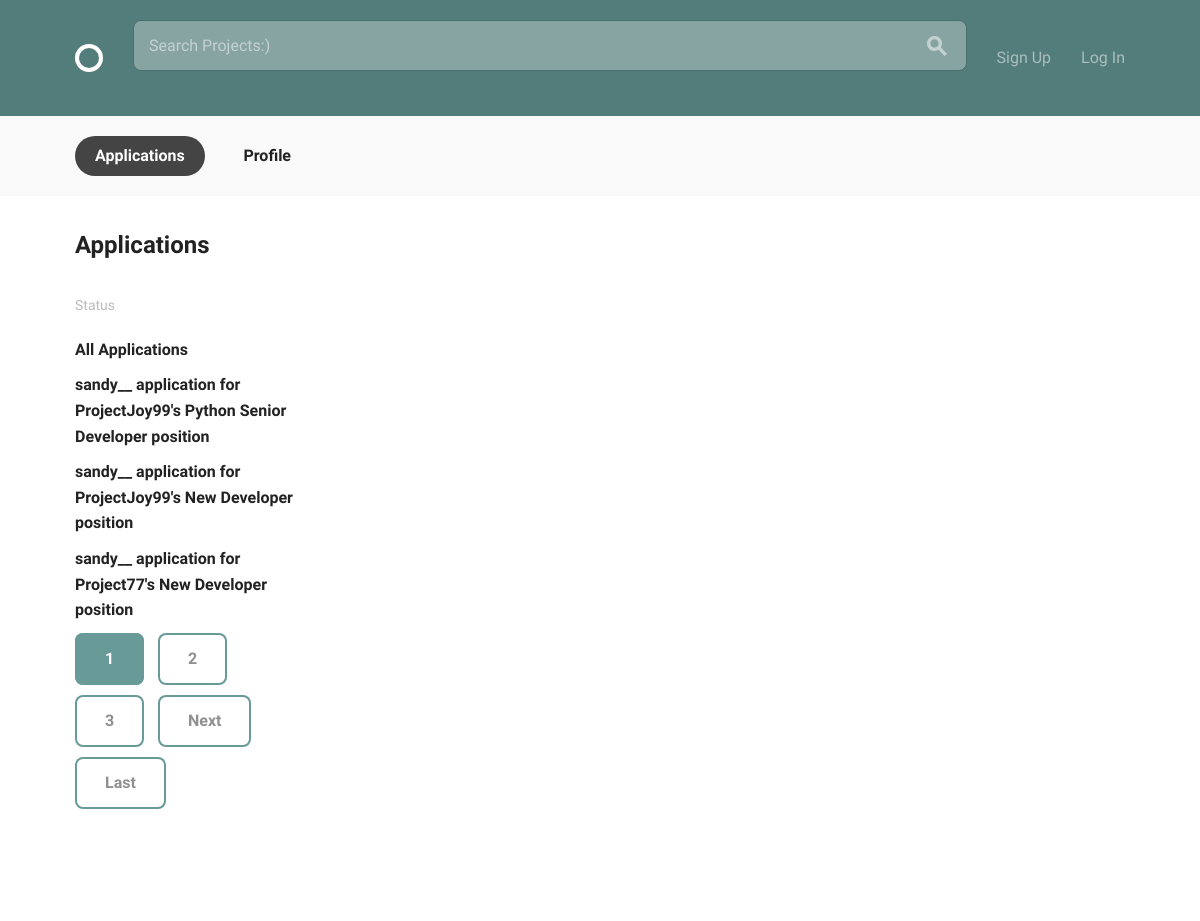
The app's page /projects/applications/all/, older data.
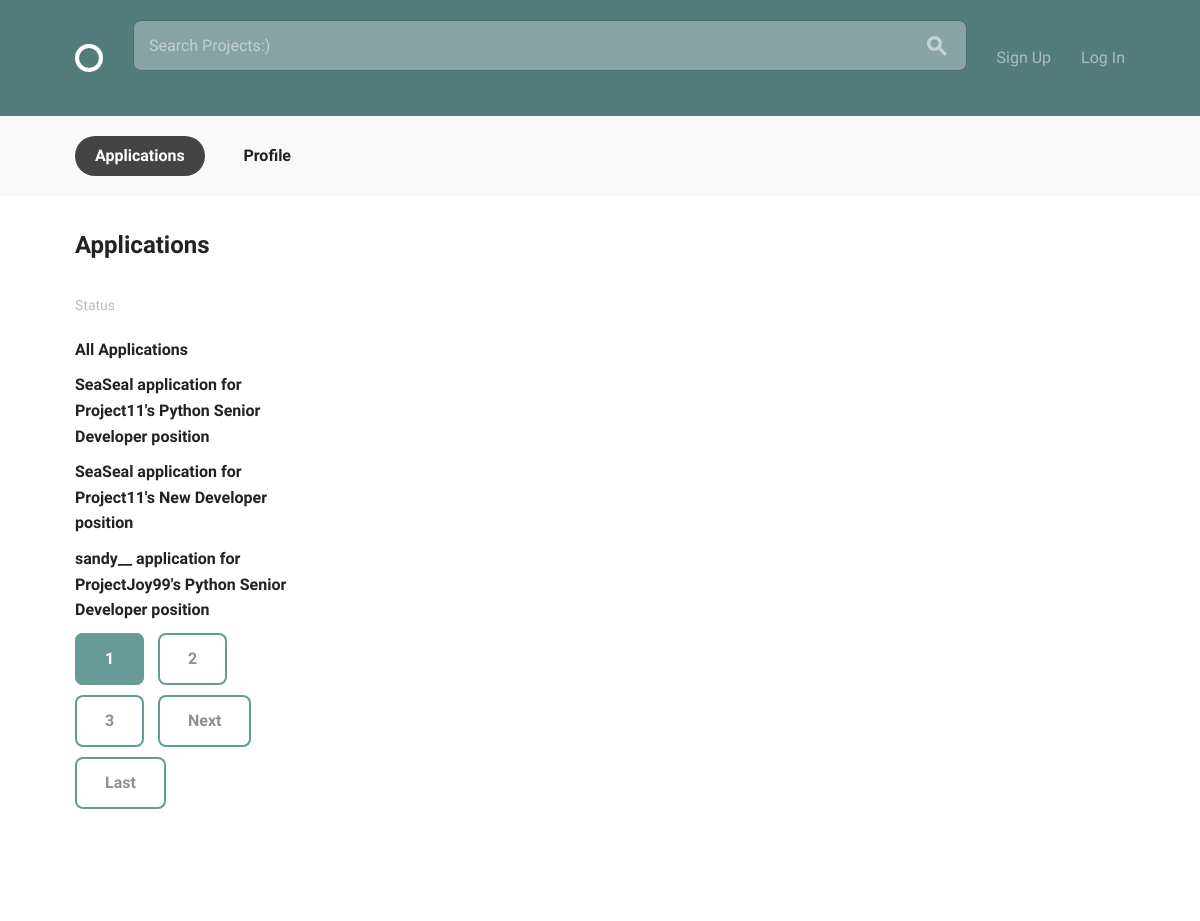
The same page, newer data.
### projects/models.py (models this page shows, shortened)
class Application(models.Model):
    STATUS = (
        ('ACC', 'Accepted'),
        ('DEC', 'Declined'),
        ('AWA', 'Awaiting')
    )
    applicant = models.ForeignKey(
        settings.AUTH_USER_MODEL,
        on_delete=models.CASCADE,
        related_name='applicants'
    )
    project = models.ForeignKey(
        Project,
        on_delete=models.CASCADE,
        related_name='applied_project'
    )
    position = models.ForeignKey(
        Position,
        on_delete=models.CASCADE,
        related_name='applied_position'
    )
    status = models.CharField(
        choices=STATUS,
        max_length=3, default='AWA'
    )
    date_applied = models.DateTimeField(default=timezone.now)
    class Meta:
        ordering = ['-date_applied']
    def __str__(self):
        return '{} application for {}\'s {} position'.format(self.applicant, self.project, self.position )

class Project(models.Model):
    title = models.CharField(max_length=100, unique=True)
    content = models.TextField(blank=True)
    slug = models.SlugField(max_length=100, unique=True)
    date_posted = models.DateTimeField(default=timezone.now)
    author = models.ForeignKey(
        settings.AUTH_USER_MODEL,
        on_delete=models.CASCADE,
    )
    position = models.ManyToManyField(
        'Position',
        blank=True,
        related_name='projects')
    project_status = models.BooleanField(default=False)
    project_timeline = models.TextField(max_length=200, blank=True)
    applicant_requirements = models.TextField(
                                            max_length=200,
                                            default='Applicants are required '
                                            'to be passionate about what they do'
                                            )
    def __str__(self):
        return self.title
    def slug(self):
        return slugify(self.title)
    class Meta:
        ordering = ['-date_posted']
        verbose_name = 'Project'
        verbose_name_plural = 'Projects'

class Position(models.Model):
    title = models.CharField(max_length=100, unique=True)
    project = models.ForeignKey(
        Project,
        on_delete=models.CASCADE,
        related_name='positions'
        )
    content = models.TextField()
    date_posted = models.DateTimeField(default=timezone.now)
    position_status = models.BooleanField(default=False)
    skills = models.ManyToManyField(
        'accounts.Skill',
        blank=True)
    def __str__(self):
        return self.title
    class Meta:
        ordering = ['-date_posted']

### accounts/models.py (models this page shows, shortened)
class User(AbstractBaseUser, PermissionsMixin):
    email = models.EmailField(unique=True)
    username = models.CharField(max_length=40, unique=True)
    display_name = models.CharField(max_length=140)
    bio = models.CharField(max_length=140, blank=True, default='')
    date_joined = models.DateTimeField(auto_now_add=True)
    is_active = models.BooleanField(default=True)
    is_staff = models.BooleanField(default=False)
    avatar = models.ImageField(default='default.png', upload_to='profile_pics')
    skills = models.ManyToManyField('Skill')
    objects = UserManager()
    USERNAME_FIELD = 'email'
    REQUIRED_FIELDS = ['display_name', 'username']
    def __str__(self):
        return self.username

### projects/views.py (the view)
# urls.py: path('applications/all/', ApplicationListView.as_view(), name='list_applications'),
class ApplicationListView(generic.ListView):
    model = Application
    template_name = 'all_applications.html'
    context_object_name = 'applications'
    ordering = ['-date_applied']
    paginate_by = 3

### projects/templates/all_applications.html (shortened to what this page needs)
{% extends 'layout.html' %}
{% block content %}
  <div class="circle--actions--bar">
    <nav class="bounds">
      <ul class="circle--pill--list">
        <li><a class="selected" href="applications.html">Applications</a></li>
        <li><a href="{% url 'accounts:profile' %}">Profile</a></li>
      </ul>
    </nav>
  </div>
  <div class="bounds circle--page">
    <div class="circle--page--header grid-100">
      <h2>Applications</h2>
    </div>
    <div class="grid-25">
      <div class="circle--filter circle--secondary--module">
        <h4>Status</h4>
        <ul class="circle--filter--list">
          <li><a class="selected">All Applications</a></li>
          {% for object in applications %}
          <li><a class="selected" >{{ object }}</a></li>
          {% endfor %}
          {% if is_paginated %}
          {% for num in page_obj.paginator.page_range %}
            {% if page_obj.number == num %}
              <a class="button button-primary" href="?page={{ num }}">{{ num }}</a>
            {% elif num > page_obj.number|add:"-3" and num < page_obj.number|add:"3" %}
              <a class="button icon-on-left" href="?page={{ num }}">{{ num }}</a>
            {% endif %}
          {% endfor %}
          {% if page_obj.has_next %}
            <a class="button icon-on-left" href="?page={{ page_obj.next_page_number }}">Next</a>
            <a class="button icon-on-left" href="?page={{ page_obj.paginator.num_pages }}">Last</a>
          {% endif %}
        {% endif %}
        </ul>
      </div>
  {% endblock %}

Row changes from the older to the newer data that the page shows:
no longer on this page (row unchanged): Application: applicant+project+position "sandy__ application for ProjectJoy99's New Developer position"
no longer on this page (row unchanged): Application: applicant+project+position "sandy__ application for Project77's New Developer position"
added Application: applicant+project+position "SeaSeal application for Project11's Python Senior Developer position"
added Application: applicant+project+position "SeaSeal application for Project11's New Developer position"
